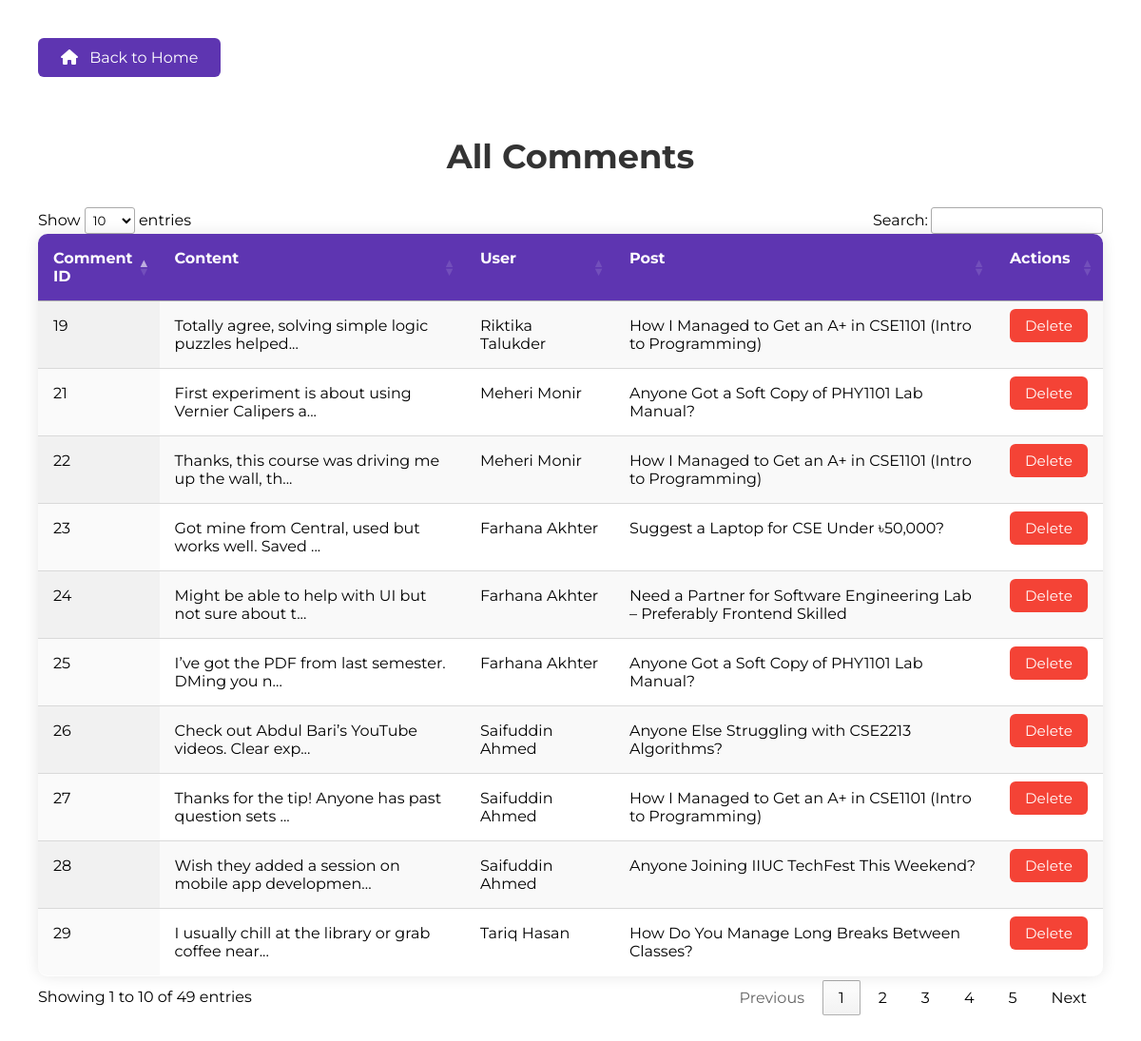
The app's page /project_blog/admin/view_comments.php (signed in) with its own data.
### tables this page shows
CREATE TABLE `comments` (
  `id` int(100) NOT NULL,
  `post_id` int(100) NOT NULL,
  `user_id` int(100) NOT NULL,
  `user_name` varchar(50) NOT NULL,
  `comment` varchar(1000) NOT NULL,
  `date` date NOT NULL DEFAULT current_timestamp()
);

CREATE TABLE `users` (
  `id` int(100) NOT NULL,
  `name` varchar(20) NOT NULL,
  `email` varchar(50) NOT NULL,
  `password` varchar(50) NOT NULL,
  `user_type` varchar(20) NOT NULL
);

CREATE TABLE `posts` (
  `id` int(100) NOT NULL,
  `user_id` int(100) NOT NULL,
  `name` varchar(100) NOT NULL,
  `title` varchar(100) NOT NULL,
  `content` varchar(10000) NOT NULL,
  `image` varchar(100) NOT NULL,
  `date` date NOT NULL DEFAULT current_timestamp(),
  `status` varchar(10) NOT NULL
);

### project_blog/admin/view_comments.php (the view, shortened to what this page needs)
<?php
include '../components/connect.php';
?>
<!DOCTYPE html>
<html lang="en">
<head>
   <link rel="stylesheet" href="https://cdnjs.cloudflare.com/ajax/libs/font-awesome/6.1.1/css/all.min.css">
   <link rel="stylesheet" href="https://cdn.datatables.net/1.11.5/css/jquery.dataTables.min.css">
</head>
<body>
<section class="accounts">
   <a href="dashboard.php" class="home-btn">
      <i class="fas fa-home"></i> Back to Home
   </a>
   <h1 class="heading">All Comments</h1>
   <div class="box-container">
      <table id="comments-table" class="display">
         <thead>
            <tr>
               <th>Comment ID</th>
               <th>Content</th>
               <th>User</th>
               <th>Post</th>
               <th>Actions</th>
            </tr>
         </thead>
         <tbody>
            <?php
               $select_comments = $conn->prepare("SELECT c.*, u.name as user_name, p.title as post_title
                                                FROM `comments` c
                                                LEFT JOIN `users` u ON c.user_id = u.id
                                                LEFT JOIN `posts` p ON c.post_id = p.id");
               $select_comments->execute();
               while($fetch_comment = $select_comments->fetch(PDO::FETCH_ASSOC)){
            ?>
            <tr>
               <td><?= $fetch_comment['id']; ?></td>
               <td><?= htmlspecialchars(substr($fetch_comment['comment'], 0, 50)) ?>...</td>
               <td><?= htmlspecialchars($fetch_comment['user_name'] ?? 'Unknown'); ?></td>
               <td><?= htmlspecialchars($fetch_comment['post_title'] ?? 'Unknown'); ?></td>
               <td>
                  <a href="view_comments.php?delete=<?= $fetch_comment['id']; ?>"
                     class="delete-btn" onclick="return confirm('Delete this comment?');">
                     Delete
                  </a>
               </td>
            </tr>
            <?php } ?>
         </tbody>
      </table>
   </div>
</section>
</body>
</html>

### project_blog/admin/view_comments.php (style rules this page uses)
* { font-family: 'Montserrat', sans-serif; }
.accounts { padding: 2rem; max-width: 1200px; margin: 0 auto; }
.accounts .heading { font-size: 2.2rem; margin-bottom: 2rem; color: #333; text-align: center; }
.home-btn { display: inline-block; margin-bottom: 2rem; background-color: #5e35b1; color: white; padding: 0.7rem 1.5rem; border-radius: 6px; text-decoration: none; font-size: 1rem; transition: all 0.3s ease; }
.home-btn i { margin-right: 8px; }
#comments-table { width: 100%; border-collapse: collapse; background: #fff; box-shadow: 0 0 15px rgba(0, 0, 0, 0.1); border-radius: 10px; overflow: hidden; }
#comments-table thead { background-color: #5e35b1; color: white; }
#comments-table th, #comments-table td { padding: 1rem; text-align: left; font-size: 1rem; vertical-align: top; }
#comments-table tbody tr { border-bottom: 1px solid #eee; }
.delete-btn { background-color: #f44336; color: white; padding: 0.5rem 1rem; border: none; border-radius: 6px; text-decoration: none; font-size: 0.95rem; transition: background-color 0.3s ease; }

### records on screen
comments: id "19", comment "Totally agree, solving simple logic puzzles helped", user.name "Riktika Talukder", post.title "How I Managed to Get an A+ in CSE1101 (Intro to Programming)"
comments: id "21", comment "First experiment is about using Vernier Calipers a", user.name "Meheri Monir", post.title "Anyone Got a Soft Copy of PHY1101 Lab Manual?"
comments: id "22", comment "Thanks, this course was driving me up the wall, th", user.name "Meheri Monir", post.title "How I Managed to Get an A+ in CSE1101 (Intro to Programming)"
comments: id "23", comment "Got mine from Central, used but works well. Saved", user.name "Farhana Akhter", post.title "Suggest a Laptop for CSE Under ৳50,000?"
comments: id "24", comment "Might be able to help with UI but not sure about t", user.name "Farhana Akhter", post.title "Need a Partner for Software Engineering Lab – Preferably Frontend Skilled"
comments: id "25", comment "I’ve got the PDF from last semester. DMing you n", user.name "Farhana Akhter", post.title "Anyone Got a Soft Copy of PHY1101 Lab Manual?"
comments: id "26", comment "Check out Abdul Bari’s YouTube videos. Clear exp", user.name "Saifuddin Ahmed", post.title "Anyone Else Struggling with CSE2213 Algorithms?"
comments: id "27", comment "Thanks for the tip! Anyone has past question sets", user.name "Saifuddin Ahmed", post.title "How I Managed to Get an A+ in CSE1101 (Intro to Programming)"
comments: id "28", comment "Wish they added a session on mobile app developmen", user.name "Saifuddin Ahmed", post.title "Anyone Joining IIUC TechFest This Weekend?"
comments: id "29", comment "I usually chill at the library or grab coffee near", user.name "Tariq Hasan", post.title "How Do You Manage Long Breaks Between Classes?"
